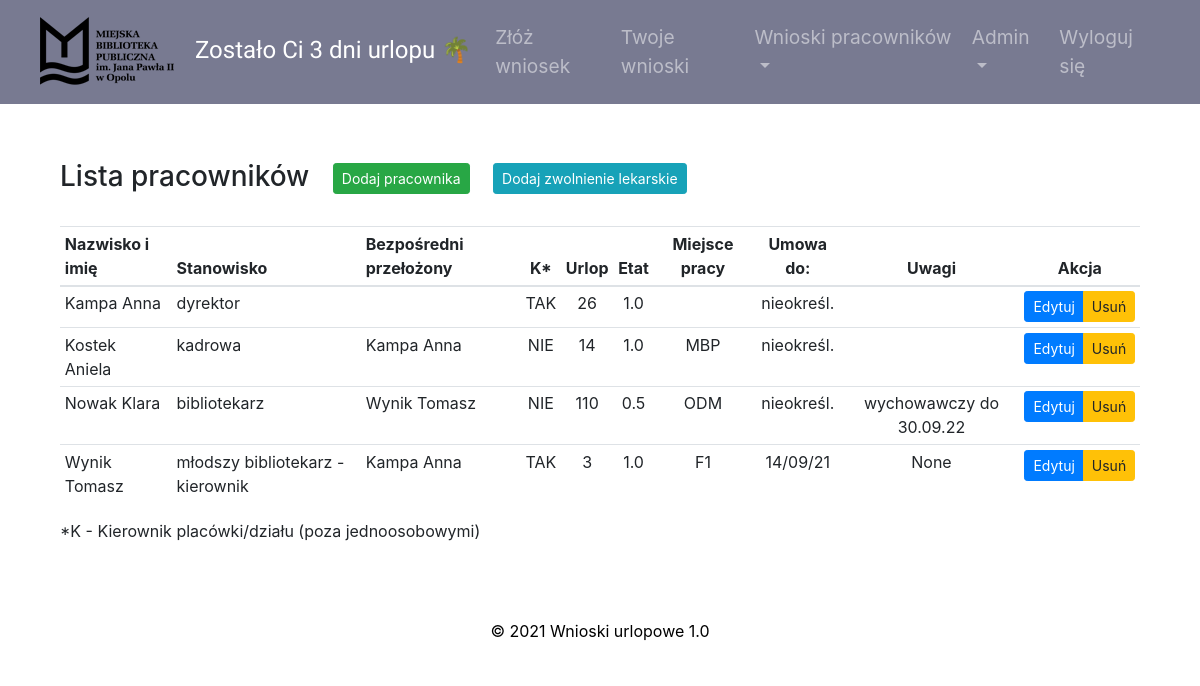
The app's page /admin_site (signed in) with its own data.
### main.py (models this page shows, shortened)
class Employee(UserMixin, db.Model):
    __tablename__ = "employees"
    id = db.Column(db.Integer, primary_key=True)
    name = db.Column(db.String(50), unique=False, nullable=False)
    login = db.Column(db.String(10), unique=True, nullable=False)
    password = db.Column(db.String(100))
    position = db.Column(db.String(50), unique=False)
    position_info = db.Column(db.String(20))
    work_place = db.Column(db.String)
    is_manager = db.Column(db.String(3), nullable=False)
    is_topmanager = db.Column(db.String(3), nullable=False)
    work_time = db.Column(db.Float, unique=False, nullable=False)
    email = db.Column(db.String)
    days_off = db.Column(db.Integer, nullable=False)
    annual_days_off = db.Column(db.Integer)
    contract_end = db.Column(db.String)
    requests = relationship("Request", back_populates="author")
    sickleaves = relationship("SickLeave", back_populates="person")
    manager_id = db.Column(db.Integer, db.ForeignKey("employees.id"))
    manager = relationship("Employee", backref='subordinates', remote_side="Employee.id")
    today_note = db.Column(db.String(20))
    additional_info = db.Column(db.String)

### main.py (the view)
@app.route("/admin_site", methods=["POST", "GET"])
@admin_only
def admin_site():
    all_employees = Employee.query.order_by(Employee.name).all()
    return render_template("admin_site.html", all_employees=all_employees)

### main.py (called while the page is built)
@login_manager.user_loader
def load_user(employee_id):
    return Employee.query.get(int(employee_id))

def admin_only(f):
    @wraps(f)
    def decorated_function(*args, **kwargs):
        if current_user.login not in ADMIN_LOGIN:
            return abort(403)
        return f(*args, **kwargs)
    return decorated_function

### templates/admin_site.html
{% include 'header.html' %}
<section class="page-section">
<div class="wnioski">
    <h3 >Lista pracowników
        <a href="{{url_for('add_employee')}}" role="button" class="btn ml-3 btn-sm btn-success">Dodaj pracownika</a>
        <a href="{{url_for('add_sickleave')}}" role="button" class="btn ml-3 btn-sm btn-info">Dodaj zwolnienie lekarskie</a>
    </h3>
    <table class="table table-sm  js-serial table-responsive">
        <thead>
        <tr >
            <th scope="col">Nazwisko i imię</th>
            <th scope="col">Stanowisko</th>
            <th scope="col">Bezpośredni przełożony</th>
            <th scope="col" class="text-center">K*</th>
            <th scope="col" class="text-center">Urlop</th>
            <th scope="col" class="text-center">Etat</th>
            <th scope="col" class="text-center">Miejsce pracy</th>
             <th scope="col" class="text-center">Umowa do:</th>
            <th scope="col" class="text-center">Uwagi</th>
            <th scope="col" class="text-center">Akcja</th>
        </tr>
        </thead>
        <tbody>
        <tr>
        {% for employee in all_employees %}
        <tr>
            <td>{{ employee.name }}</td>
            <td>{{ employee.position }}</td>
            <td>{{employee.manager.name}}</td>
            <td class="text-center">{{ employee.is_manager }}</td>
            <td class="text-center">{{ employee.days_off }}</td>
            <td class="text-center">{{ employee.work_time }}</td>
            <td class="text-center">{{ employee.work_place }}</td>
            <td class="text-center">{{ employee.contract_end }}</td>
            <td class="text-center">{{ employee.additional_info }}</td>
            <td>
                <div class="btn-group btn-group-sm" role="group" aria-label="Basic example">
                    <a href="{{url_for('edit_employee', employee_id=employee.id)}}" role="button" class="btn btn-primary">Edytuj</a>
                    <a href="{{url_for('delete_employee', employee_id=employee.id) }}" role="button" class="btn btn-warning">Usuń</a>
                </div>
            </td>
        </tr>
        {% endfor %}
        </tbody>
    </table>
    <p>*K - Kierownik placówki/działu (poza jednoosobowymi)</p>
</div>
</section>
{% include 'footer.html' %}

### templates/header.html (shortened to what this page needs)
<!DOCTYPE html>
<html lang="en">
<head>
</head>
<body>
<!DOCTYPE html>
<html lang="en">
<head>
    <link rel="stylesheet" href="https://maxcdn.bootstrapcdn.com/bootstrap/4.0.0/css/bootstrap.min.css"
>
    <link rel="stylesheet"
          href="https://cdnjs.cloudflare.com/ajax/libs/bootstrap-datepicker/1.9.0/css/bootstrap-datepicker.min.css"/>
    <link href="{{ url_for('static', filename='styles2.css') }}" rel="stylesheet">
</head>
<body>
<section id="body">
    <div class="container-fluid">
    <nav class="navbar fixed-top navbar-expand-lg navbar-dark">
        <a href="{{url_for('main')}}" class="navbar-brand ml-1" id="nav_urlop"><img src="/static/mbp_logo.png" class="d-inline-block align-center"  style="padding-right: 15px;">{%if current_user.is_authenticated%} Zostało Ci {{current_user.days_off}} {% if current_user.work_time<1 %}godz. {%else%} dni  {%endif%}urlopu 🌴 {%endif%}
            </a>
        <div class="collapse navbar-collapse" id="navbarSupportedContent">
        <ul class="navbar-nav ml-auto">
            {% if current_user.position != "dyrektor"%}
                 <li class="nav-item">
                <a class="nav-link " href="{{url_for('main')}}">Złóż wniosek</a>
            </li>
            <li class="nav-item">
                <a class="nav-link " href="{{url_for('my_requests')}}">Twoje wnioski</a>
            </li>
            {% endif %}
            {% if current_user.is_manager == "TAK" %}
              <li class="nav-item dropdown">
      <a class="nav-link dropdown-toggle" href="{{url_for('employees_requests')}}" id="navbardrop" data-toggle="dropdown">
        Wnioski pracowników
      </a>
    </li>
{% endif %}
            {% if current_user.login in ["wynik", "kostek"] %}
                     <li class="nav-item dropdown">
      <a class="nav-link dropdown-toggle" href="{{url_for('admin_site')}}" id="navbardrop2" data-toggle="dropdown">
        Admin
      </a>
    </li>
           {% endif %}
            <li class="nav-item">
                <a class="nav-link " href="{{url_for('logout')}}">Wyloguj się</a>
            </li>
        </ul>
        </div>
    </nav>
        </div>
</section>

### static/styles2.css (style rules this page uses)
body { padding-top: 80px; }
#body { background-color: #787A91; }
h3 { margin: 0 0 3% 0; }
.page-section { padding: 5rem 0 0 0; }
.navbar { background-color: #787A91; padding: 1% 3%; }
.navbar-brand { font-size: 1.5rem; }
#nav_urlop { font-family: 'Signika Negative', sans-serif; }
.nav-link { font-size: 1.2rem; }
.wnioski { margin: 0% 5%; }

### records on screen
Employee: days_off "3", name "Wynik Tomasz", position "młodszy bibliotekarz - kierownik", manager.name "Kampa Anna", is_manager "TAK", work_time "1.0", work_place "F1", contract_end "14/09/21", additional_info "None"
Employee: name "Kampa Anna", position "dyrektor", is_manager "TAK", days_off "26", work_time "1.0", contract_end "nieokreśl."
Employee: name "Kostek Aniela", position "kadrowa", manager.name "Kampa Anna", is_manager "NIE", days_off "14", work_time "1.0", work_place "MBP", contract_end "nieokreśl."
Employee: name "Nowak Klara", position "bibliotekarz", manager.name "Wynik Tomasz", is_manager "NIE", days_off "110", work_time "0.5", work_place "ODM", contract_end "nieokreśl.", additional_info "wychowawczy do 30.09.22"
